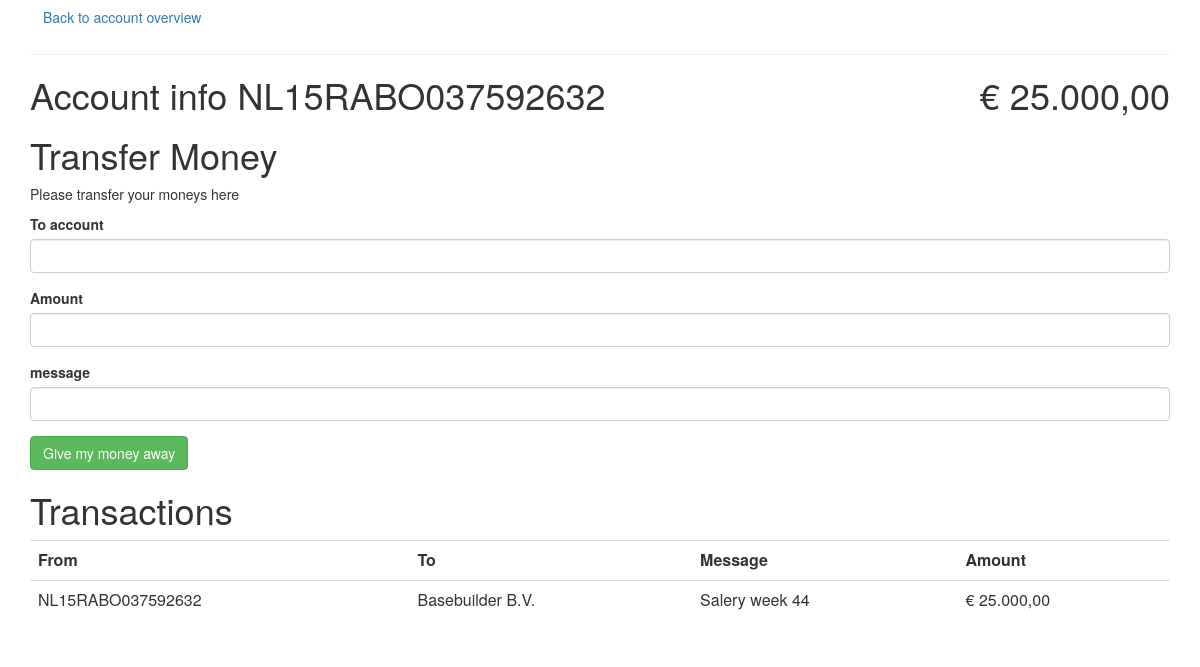
/secret.php?page=account-info.php&account=NL15RABO037592632 (signed in), run on the app's committed database.
### tables this page shows
CREATE TABLE `transactions` (
  `id` int(11) unsigned NOT NULL AUTO_INCREMENT,
  `amount` float(9,2) DEFAULT NULL,
  `from_acc` varchar(255) DEFAULT NULL,
  `to_acc` varchar(255) DEFAULT NULL,
  `message` text,
  PRIMARY KEY (`id`)
);

### database.php (called while the page is built, shortened)
<?php
function query_row($query){
	$res = mysql_query($query) or die (mysql_error());
	return mysql_fetch_array($res);
}
function user_home_link(){
	return '/secret.php?name=' . $_SESSION['user']['name'];
}
function account_transactions($account){
	$results = [];
	$query = "SELECT * FROM transactions WHERE to_acc = '$account' OR from_acc = '$account'";
	$res = mysql_query($query) or die (mysql_error());
	while($row = mysql_fetch_assoc($res)){
		$results[] = $row;
	}
	return $results;
}
function account_get_balance($account)
{
	$in = query_row("SELECT SUM(amount) as 's' FROM transactions WHERE to_acc = '$account' ");
	$out = query_row("SELECT SUM(amount) as s FROM transactions WHERE from_acc='$account' ");
	return $in['s'] - $out['s'];
}

### account-info.php (the view, shortened to what this page needs)
<a href="<?php print user_home_link(); ?>" class="btn btn-link">Back to account overview</a>
<hr>
<h1>Account info <?php print $_GET['account'] ?>
	<span class="pull-right">&euro; <?php print number_format(account_get_balance($_GET['account']),2,',','.')?></span></h1>
<form action="" method="post" id="transferForm">
	<h1>Transfer Money</h1>
	<p>Please transfer your moneys here</p>
	<div class="form-group">
		<label class="control-label">To account</label>
		<input class="form-control" type="text" name="to_acc">
	</div>
	<div class="form-group">
		<label class="control-label">Amount</label>
		<input class="form-control" type="text" name="amount">
	</div>
	<div class="form-group">
		<label class="control-label">message</label>
		<input class="form-control" type="text" name="message">
	</div>
	<div class="form-group">
		<input type="submit" name="transaction_create" value="Give my money away" class="btn btn-success">
	</div>
</form>
<h1>Transactions</h1>
<table class="table">
	<tr>
		<th>From</th>
		<th>To</th>
		<th>Message</th>
		<th>Amount</th>
	</tr>
	<?php foreach(account_transactions($_GET['account']) as $tr): ?>
	<tr>
		<td><?php print $tr['to_acc'] ?></td>
		<td><?php print $tr['from_acc'] ?></td>
		<td><?php print $tr['message'] ?></td>
		<td>&euro; <?php print number_format($tr['amount'],2,',','.') ?></td>
	</tr>
	<?php endforeach; ?>
</table>

### data on the page
transactions: to_acc "NL15RABO037592632", from_acc "Basebuilder B.V.", message "Salery week 44", amount "25.000,00"

### other printed values
$_GET['account'] "NL15RABO037592632"
account_get_balance($_GET['account']) "25.000,00"
